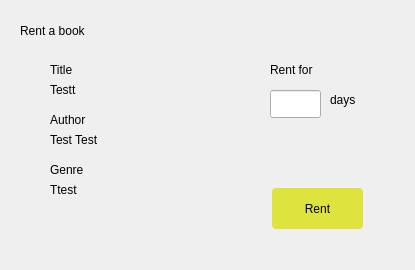
<?xml version="1.0" encoding="UTF-8"?>
<ui version="4.0">
 <class>Rent</class>
 <widget class="QDialog" name="Rent">
  <property name="geometry">
   <rect>
    <x>0</x>
    <y>0</y>
    <width>415</width>
    <height>270</height>
   </rect>
  </property>
  <property name="windowTitle">
   <string>Rent a book</string>
  </property>
  <property name="styleSheet">
   <string notr="true"/>
  </property>
  <widget class="QPushButton" name="pushButton">
   <property name="geometry">
    <rect>
     <x>272</x>
     <y>188</y>
     <width>91</width>
     <height>41</height>
    </rect>
   </property>
   <property name="cursor">
    <cursorShape>PointingHandCursor</cursorShape>
   </property>
   <property name="styleSheet">
    <string notr="true">border-radius: 4px;
color: black;
background-color: #DEE33E;
font: 12pt &quot;Segoe UI&quot;;</string>
   </property>
   <property name="text">
    <string>Rent</string>
   </property>
  </widget>
  <widget class="QLabel" name="label">
   <property name="geometry">
    <rect>
     <x>20</x>
     <y>10</y>
     <width>131</width>
     <height>41</height>
    </rect>
   </property>
   <property name="styleSheet">
    <string notr="true">font: 700 14pt &quot;Segoe UI&quot;;
</string>
   </property>
   <property name="text">
    <string>Rent a book</string>
   </property>
  </widget>
  <widget class="QLabel" name="label_2">
   <property name="geometry">
    <rect>
     <x>50</x>
     <y>60</y>
     <width>63</width>
     <height>20</height>
    </rect>
   </property>
   <property name="styleSheet">
    <string notr="true"/>
   </property>
   <property name="text">
    <string>Title</string>
   </property>
  </widget>
  <widget class="QLabel" name="label_3">
   <property name="geometry">
    <rect>
     <x>50</x>
     <y>80</y>
     <width>81</width>
     <height>20</height>
    </rect>
   </property>
   <property name="styleSheet">
    <string notr="true">font: 700 10pt &quot;Segoe UI&quot;;
background-color: transparent;</string>
   </property>
   <property name="text">
    <string>Testt</string>
   </property>
  </widget>
  <widget class="QLabel" name="label_4">
   <property name="geometry">
    <rect>
     <x>50</x>
     <y>110</y>
     <width>63</width>
     <height>20</height>
    </rect>
   </property>
   <property name="text">
    <string>Author</string>
   </property>
  </widget>
  <widget class="QLabel" name="label_5">
   <property name="geometry">
    <rect>
     <x>50</x>
     <y>130</y>
     <width>81</width>
     <height>20</height>
    </rect>
   </property>
   <property name="styleSheet">
    <string notr="true">font: 700 10pt &quot;Segoe UI&quot;;
background-color: transparent;</string>
   </property>
   <property name="text">
    <string>Test Test</string>
   </property>
  </widget>
  <widget class="QLabel" name="label_6">
   <property name="geometry">
    <rect>
     <x>50</x>
     <y>180</y>
     <width>81</width>
     <height>20</height>
    </rect>
   </property>
   <property name="styleSheet">
    <string notr="true">font: 700 10pt &quot;Segoe UI&quot;;
background-color: transparent;</string>
   </property>
   <property name="text">
    <string>Ttest</string>
   </property>
  </widget>
  <widget class="QLabel" name="label_7">
   <property name="geometry">
    <rect>
     <x>50</x>
     <y>160</y>
     <width>63</width>
     <height>20</height>
    </rect>
   </property>
   <property name="text">
    <string>Genre</string>
   </property>
  </widget>
  <widget class="QLabel" name="label_8">
   <property name="geometry">
    <rect>
     <x>270</x>
     <y>60</y>
     <width>63</width>
     <height>20</height>
    </rect>
   </property>
   <property name="text">
    <string>Rent for</string>
   </property>
  </widget>
  <widget class="QLineEdit" name="lineEdit">
   <property name="geometry">
    <rect>
     <x>270</x>
     <y>90</y>
     <width>51</width>
     <height>28</height>
    </rect>
   </property>
  </widget>
  <widget class="QLabel" name="label_9">
   <property name="geometry">
    <rect>
     <x>330</x>
     <y>90</y>
     <width>63</width>
     <height>20</height>
    </rect>
   </property>
   <property name="text">
    <string>days</string>
   </property>
  </widget>
 </widget>
 <resources/>
 <connections/>
</ui>
